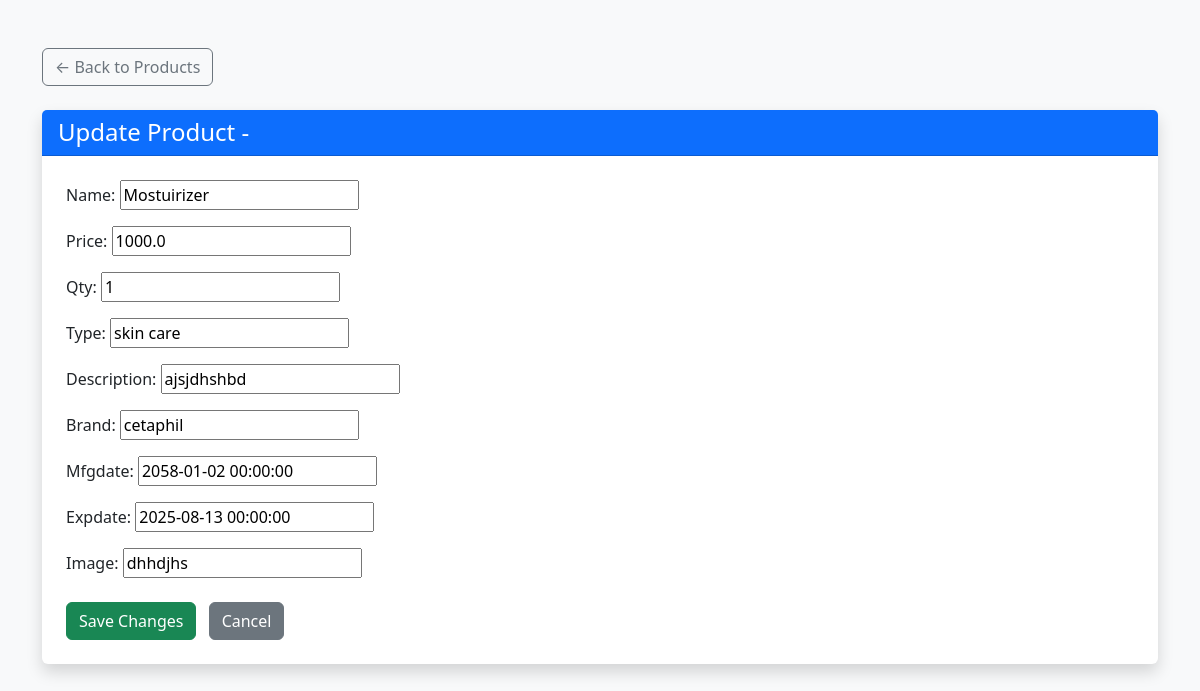
Page /product/1/update/ on the committed database.
### products/models.py (models this page shows)
class Product(models.Model):
  name = models.CharField(max_length=255)
  price = models.FloatField(max_length=5)
  qty=models.IntegerField(default=0)
  type=models.CharField(max_length=20)
  description=models.CharField(max_length=200)
  brand=models.CharField(max_length=200)
  mfgdate= models.DateTimeField(max_length=255,default='')
  expdate= models.DateTimeField(max_length=255,default='')
  image= models.CharField(max_length=255,default='')

### products/views.py (the view)
# urls.py: path('product/<int:pk>/update/', views.product_update, name='product_update'),
def product_update(request, pk):
    product= get_object_or_404(Product, pk=pk)
    if request.method == 'POST':
        form = ProductForm(request.POST, instance=product)
        if form.is_valid():
            form.save()
            return redirect('product_list')
    else:
        form = ProductForm(instance=product)
    return render(request, 'product_update.html', {'form': form})

### products/models.py
class ProductForm(forms.ModelForm):
    class Meta:
        model = Product
        fields = ['name', 'price','qty','type','description','brand','mfgdate','expdate','image']

### products/templates/product_update.html (shortened to what this page needs)
<!DOCTYPE html>
<html>
<head>
    <link href="https://cdn.jsdelivr.net/npm/bootstrap@5.3.3/dist/css/bootstrap.min.css" rel="stylesheet">
</head>
<body class="bg-light">
<div class="container py-5">
    <a href="{% url 'product_list' %}" class="btn btn-outline-secondary mb-4">
        &larr; Back to Products
    </a>
    <div class="card shadow border-0">
        <div class="card-header bg-primary text-white">
            <h4 class="mb-0">Update Product - {{ product.name }}</h4>
        </div>
        <div class="card-body p-4">
            <form method="post" enctype="multipart/form-data">
                {{ form.as_p }}
                <div class="mt-4">
                    <button type="submit" class="btn btn-success me-2">Save Changes</button>
                    <a href="{% url 'product_list' %}" class="btn btn-secondary">Cancel</a>
                </div>
            </form>
        </div>
    </div>
</div>
</body>
</html>

### rows in the picture
Product: name "Mostuirizer", price "1000.0", qty "1", type "skin care", description "ajsjdhshbd", brand "cetaphil", mfgdate "2058-01-02 00:00:00", expdate "2025-08-13 00:00:00", image "dhhdjhs"
